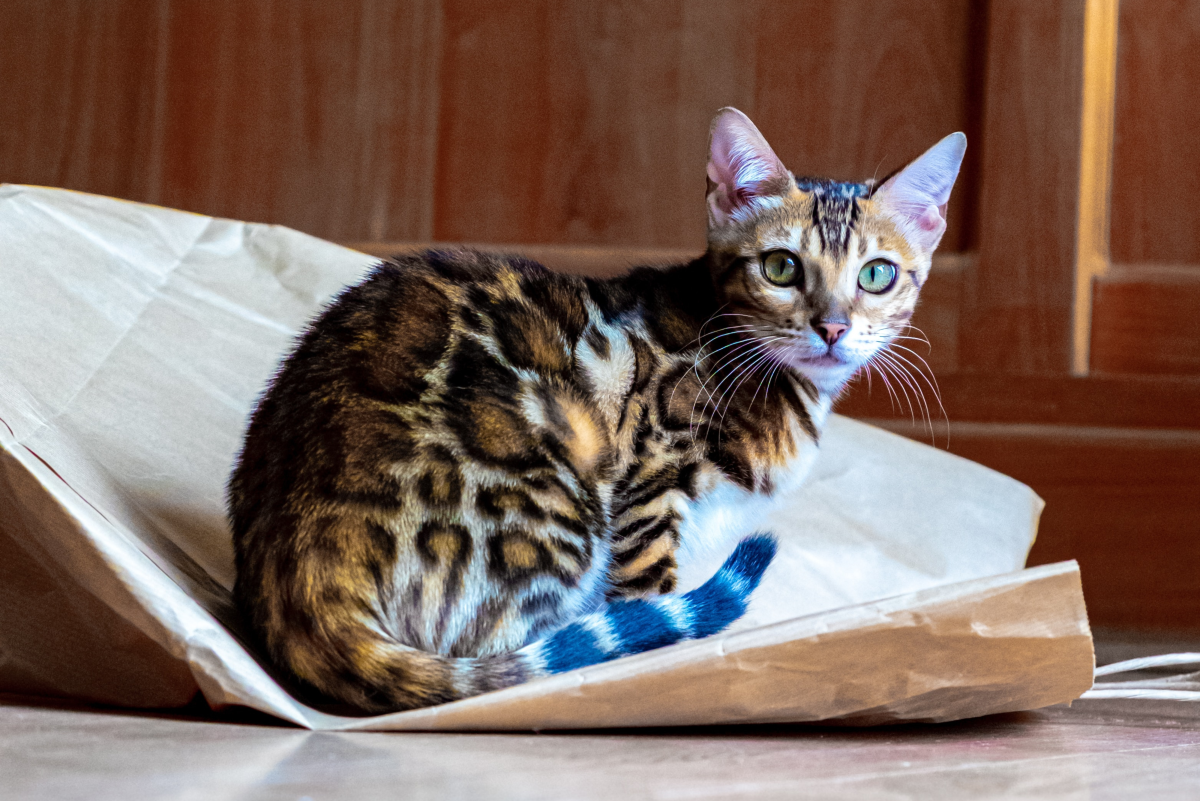
#> input picture cat.jpg, 1200 x 801 px
$ jupyter execute color_to_bg.ipynb
#> lines starting #> are read from the running program, lines starting #| are printed output that depends on the picture
<h1>LETSGROWMORE DATA SCIENCE INTERN TASK JUNE 2023</h1><br>
<h3>Task - 01</h2>

<h2>Image to Pencil Sketch with Python</h2><br><br>
The task is to convert a normal RGB image to Pencil Sketch format

Importing the libraries

[cell 1]
import cv2
import matplotlib.pyplot as plt
from PIL import Image

[cell 2]
image = cv2.imread("cat.jpg")
#> image is the input picture: shape (801, 1200, 3); mean B, G, R 94.6, 103.6, 124.8
# cv2.imshow("Cat", image)
# cv2.waitKey(0)

img = image[:,:,::-1]
plt.imshow(img)

2. Changing from RGB to Gray Scale

[cell 3]
grey = cv2.cvtColor(image, cv2.COLOR_BGR2GRAY)
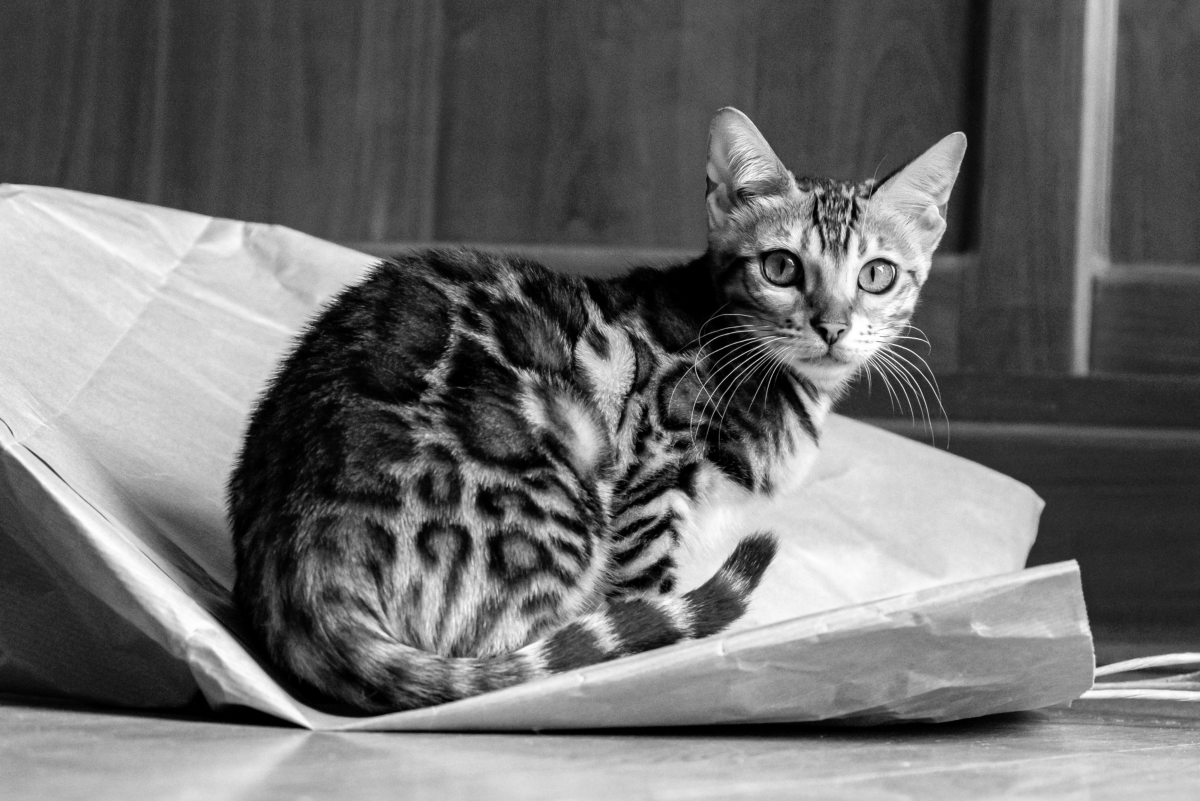
#> grey: shape (801, 1200); min 0, max 255, mean 108.9
plt.imshow(grey, cmap="gray")
# cv2.imshow("CatNew", grey)
# cv2.waitKey(0)

3. Inverting the Gray Scale image

[cell 4]
inverted = 255 - grey
# cv2.imshow("Inverted",inverted)
# cv2.waitKey(0)
plt.imshow(inverted, cmap="gray")

4. Blurring the Grey Scale image

[cell 5]
blurred = cv2.GaussianBlur(inverted, (21, 21), 0)
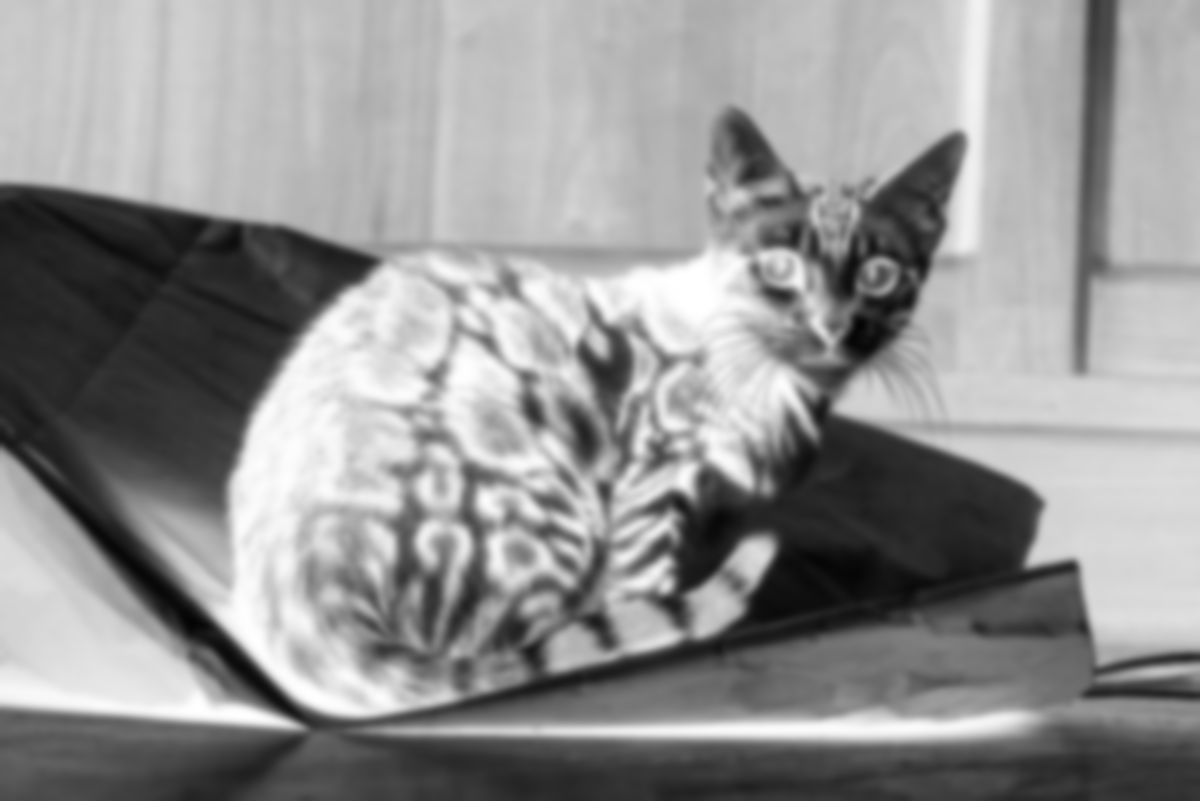
#> blurred: shape (801, 1200); min 4, max 255, mean 146.1
# cv2.imshow("Blurred",blurred)
# cv2.waitKey(0)
plt.imshow(blurred, cmap="gray")

5. Reinverting to get a blurred Grey Scale in uninverted format

[cell 6]
blurred_inv = 255 - blurred
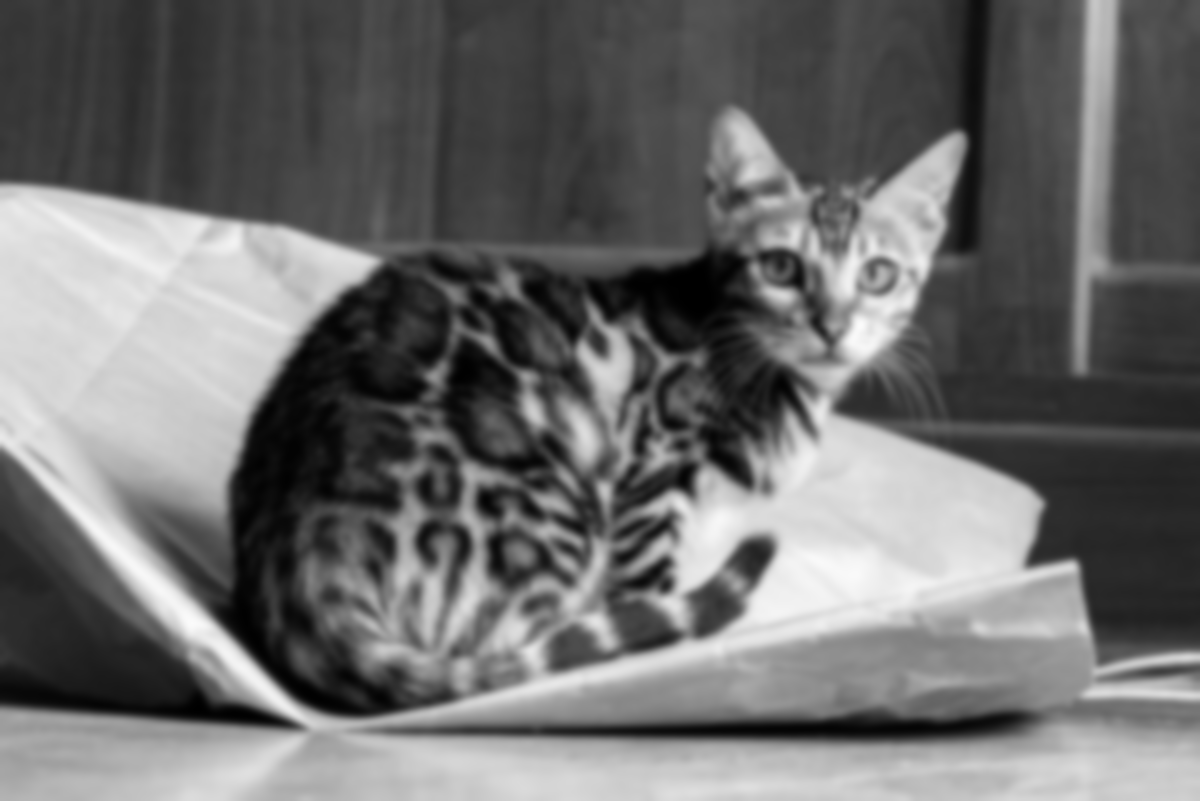
#> blurred_inv: shape (801, 1200); min 0, max 251, mean 108.9
# cv2.imshow("BlurredInv",blurred_inv)
# cv2.waitKey(0)
plt.imshow(blurred_inv, cmap="gray")

6. Making the pencil sketch image

[cell 7]
pencil = cv2.divide(grey, blurred_inv, scale=256.0)
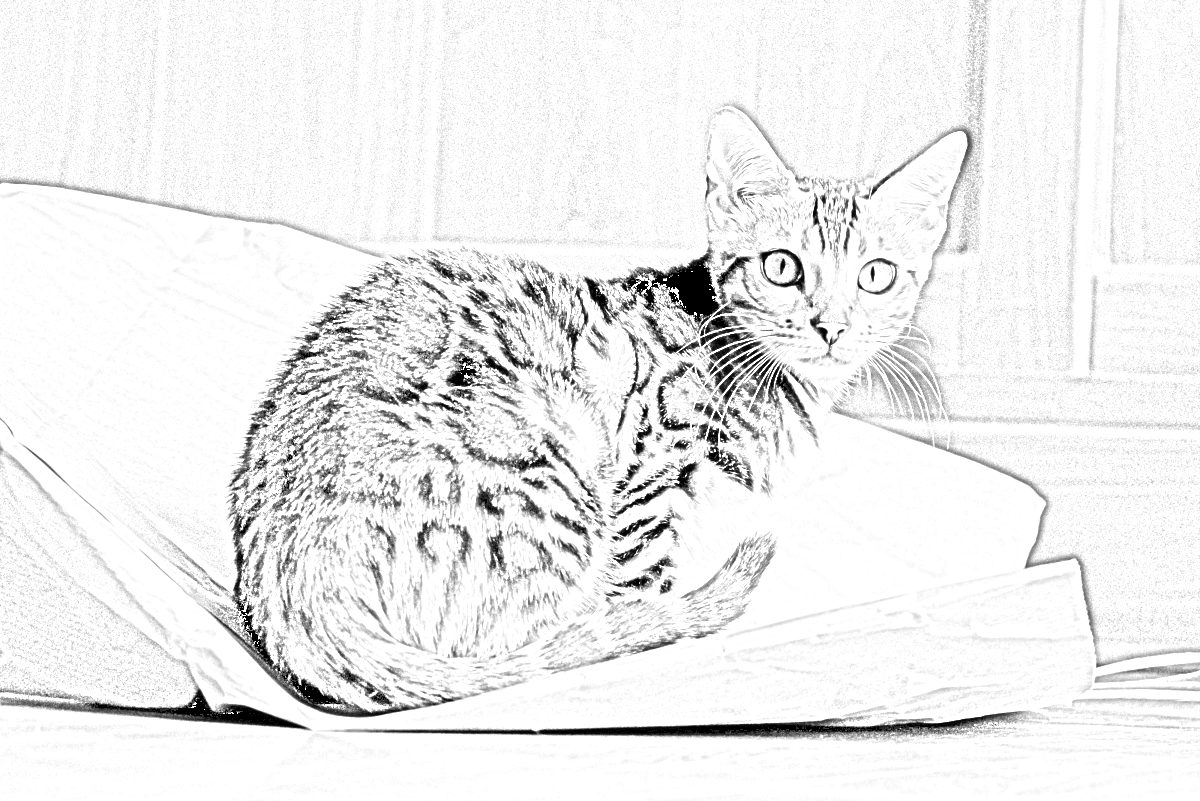
#> pencil: shape (801, 1200); min 0, max 255, mean 236.9
# cv2.imshow("Original",image)
# cv2.imshow("Pencil",pencil)
# cv2.waitKey(0)
plt.imshow(pencil, cmap="gray")

$ run again, with humanFace.jpg copied over cat.jpg
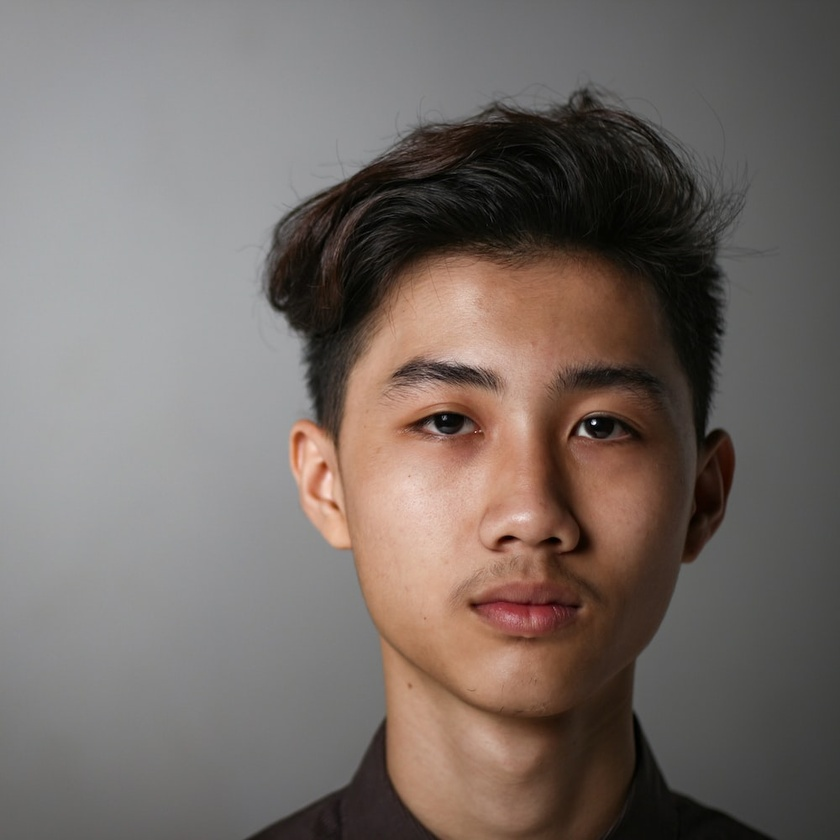
#> input picture humanFace.jpg, 840 x 840 px, shrunk from 1000 x 1000 before the run
#> image is the input picture: shape (840, 840, 3); mean B, G, R 102.8, 107.8, 117.6
#> `inverted = 255 - grey`:
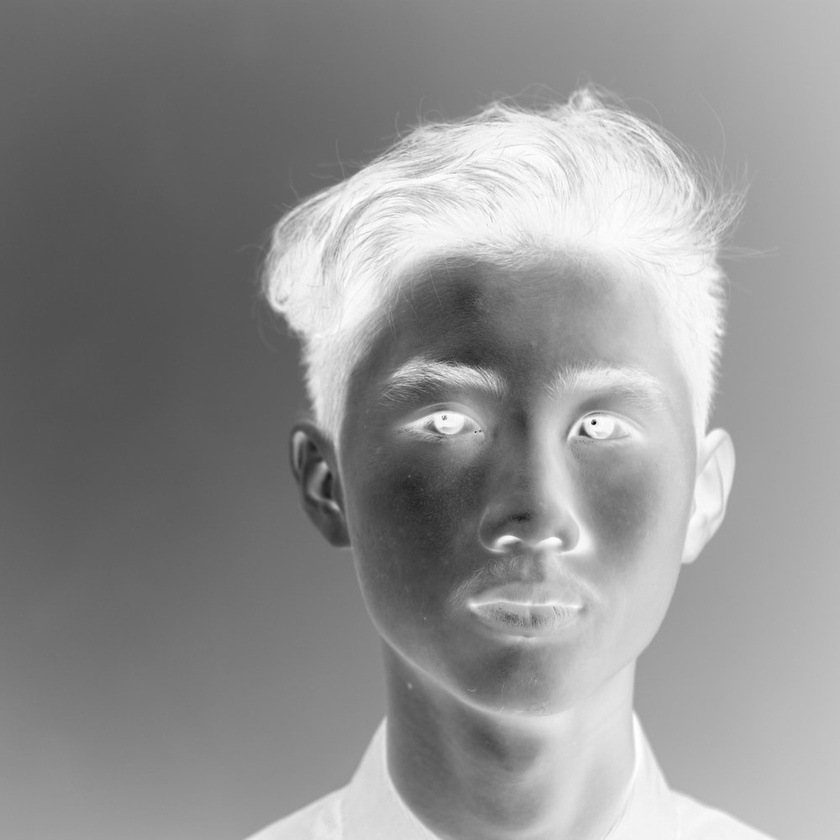
#> inverted: shape (840, 840); min 1, max 255, mean 144.8
#> `pencil = cv2.divide(grey, blurred_inv, scale=256.0)`:
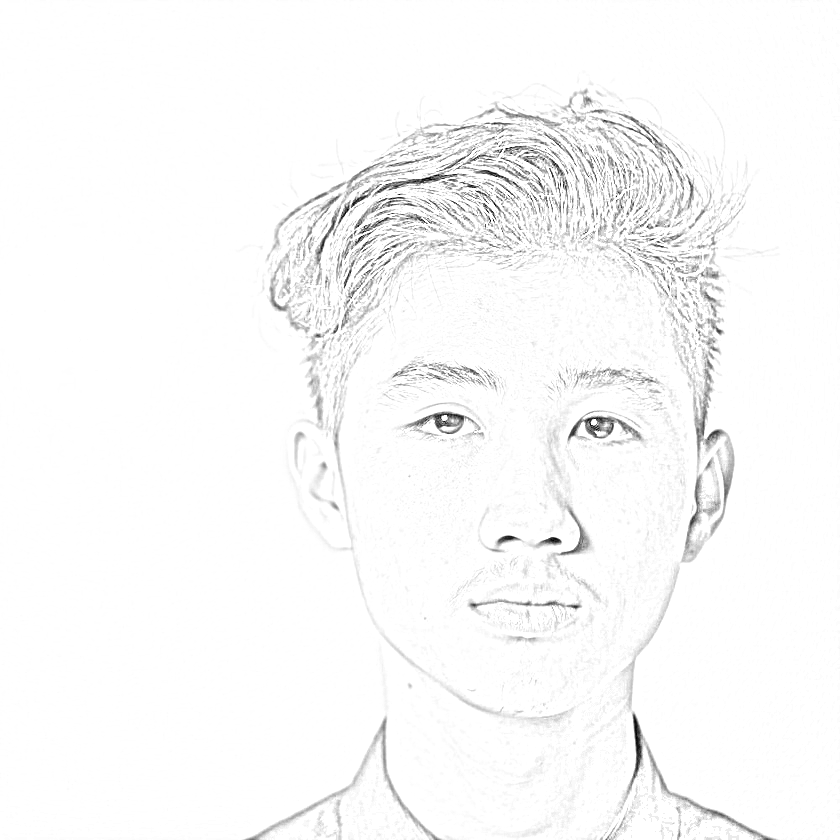
#> pencil: shape (840, 840); min 0, max 255, mean 249.4
